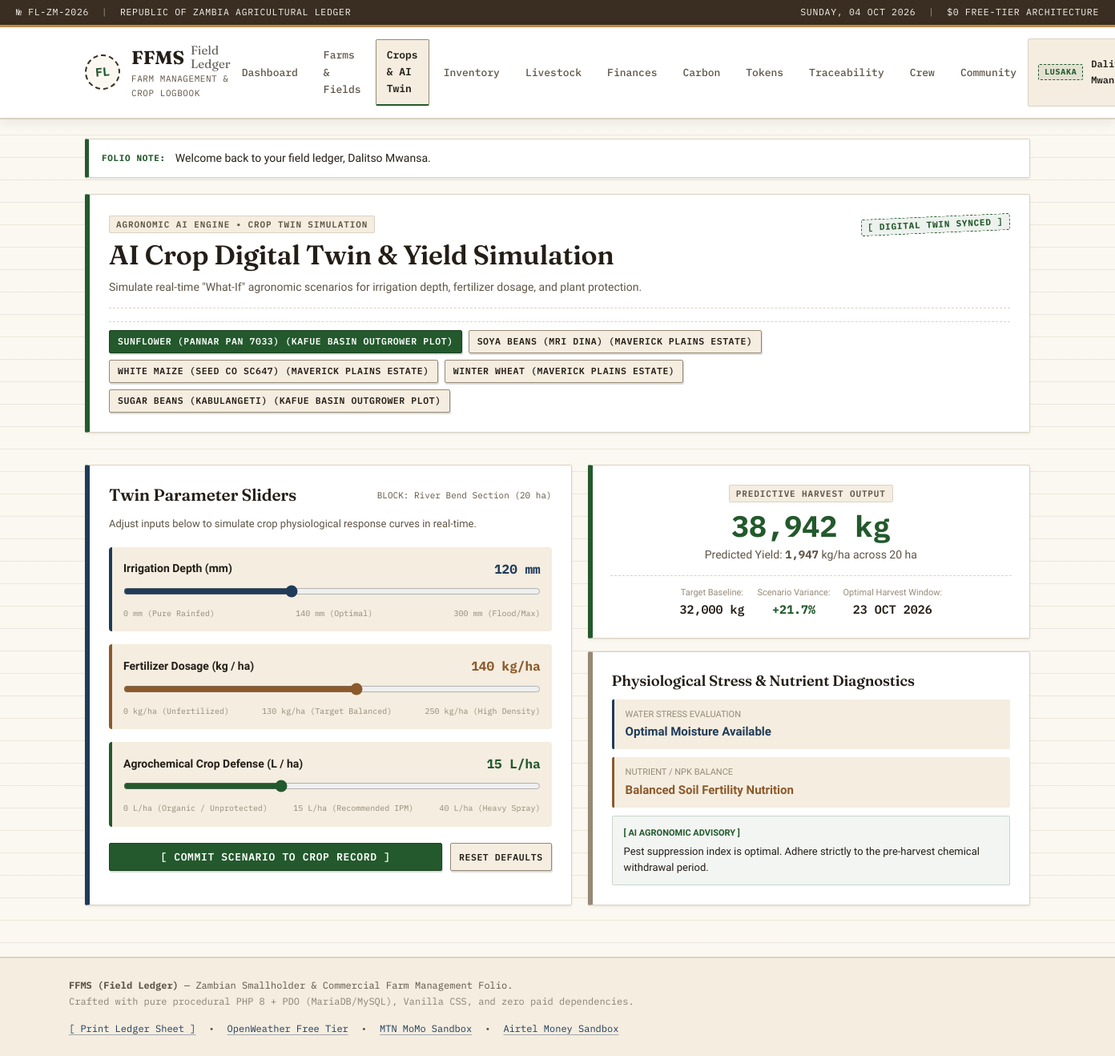
The app's page /ffms/ai_twin.php (signed in) with its own data.
### tables this page shows
CREATE TABLE IF NOT EXISTS `crops` (
    `id` INT AUTO_INCREMENT PRIMARY KEY,
    `farm_id` INT NOT NULL,
    `crop_name` VARCHAR(100) NOT NULL,
    `field_name` VARCHAR(100) NULL,
    `area_hectares` DECIMAL(10,2) NOT NULL DEFAULT 0.00,
    `planting_date` DATE NULL,
    `expected_harvest_date` DATE NULL,
    `actual_harvest_date` DATE NULL,
    `status` ENUM('planned', 'growing', 'harvested', 'failed') NOT NULL DEFAULT 'planned',
    `expected_yield_kg` DECIMAL(12,2) DEFAULT 0.00,
    `actual_yield_kg` DECIMAL(12,2) DEFAULT 0.00,
    `notes` TEXT NULL,
    `created_at` TIMESTAMP DEFAULT CURRENT_TIMESTAMP,
    CONSTRAINT `fk_crops_farm` FOREIGN KEY (`farm_id`) REFERENCES `farms`(`id`) ON DELETE CASCADE
);

CREATE TABLE IF NOT EXISTS `farms` (
    `id` INT AUTO_INCREMENT PRIMARY KEY,
    `user_id` INT NOT NULL,
    `farm_name` VARCHAR(150) NOT NULL,
    `location` VARCHAR(150) NOT NULL,
    `weather_city` VARCHAR(100) NULL,
    `size_hectares` DECIMAL(10,2) NOT NULL DEFAULT 0.00,
    `farm_type` ENUM('crop', 'livestock', 'mixed') NOT NULL DEFAULT 'mixed',
    `notes` TEXT NULL,
    `created_at` TIMESTAMP DEFAULT CURRENT_TIMESTAMP,
    CONSTRAINT `fk_farms_user` FOREIGN KEY (`user_id`) REFERENCES `users`(`id`) ON DELETE CASCADE
);

### ffms/ai_twin.php (the view, shortened to what this page needs)
<?php
require_once __DIR__ . '/includes/auth.php';
require_once __DIR__ . '/includes/helpers.php';
$user = current_user();
$user_id = $user['id'];
function run_twin_simulation(array $crop, float $irrigation_mm, float $fertilizer_kg_ha, float $pesticide_l_ha): array {
    $crop_name = strtolower($crop['crop_name']);
    $area_ha   = max(0.1, (float)$crop['area_hectares']);
    $base_yield_kg_ha = 6000.0;
    if (str_contains($crop_name, 'soya')) {
        $base_yield_kg_ha = 2500.0;
    } elseif (str_contains($crop_name, 'wheat')) {
        $base_yield_kg_ha = 7000.0;
    } elseif (str_contains($crop_name, 'sunflower')) {
        $base_yield_kg_ha = 1600.0;
    } elseif (str_contains($crop_name, 'bean')) {
        $base_yield_kg_ha = 1400.0;
    }
    $water_ratio = $irrigation_mm / 140.0;
    if ($water_ratio < 0.3) {
        $water_factor = 0.65;
        $water_stress = 'High Deficit / Moisture Stress';
    } elseif ($water_ratio <= 1.2) {
        $water_factor = 0.85 + (0.35 * ($water_ratio / 1.2));
        $water_stress = 'Optimal Moisture Available';
    } else {
        $water_factor = 1.20 - (0.15 * ($water_ratio - 1.2));
        $water_stress = 'Excessive Irrigation / Waterlogging Risk';
    }
    $fert_ratio = $fertilizer_kg_ha / 130.0;
    if ($fert_ratio < 0.4) {
        $fert_factor = 0.70;
        $nutrient_status = 'Severe Nitrogen & Phosphate Deficiency';
    } elseif ($fert_ratio <= 1.3) {
        $fert_factor = 0.80 + (0.35 * ($fert_ratio / 1.3));
        $nutrient_status = 'Balanced Soil Fertility Nutrition';
    } else {
        $fert_factor = 1.15;
        $nutrient_status = 'Luxury Consumption / Leaching Risk';
    }
    $pest_factor = 0.88 + min(0.18, ($pesticide_l_ha / 20.0) * 0.18);
    $simulated_yield_kg_ha = round($base_yield_kg_ha * $water_factor * $fert_factor * $pest_factor, 1);
    $total_predicted_yield_kg = round($simulated_yield_kg_ha * $area_ha, 0);
    $recommendations = [];
    if ($pesticide_l_ha < 10) {
        $recommendations[] = "Scouting frequency should be increased to 2x weekly for Fall Armyworm and cutworm presence.";
    } else {
        $recommendations[] = "Pest suppression index is optimal. Adhere strictly to the pre-harvest chemical withdrawal period.";
    }
    $days_to_harvest = max(14, 45 - (int)round(($irrigation_mm + $fertilizer_kg_ha) / 10));
    $harvest_date = date('Y-m-d', strtotime("+{$days_to_harvest} days"));
    return [
        'yield_kg_ha'               => $simulated_yield_kg_ha,
        'total_yield_kg'            => $total_predicted_yield_kg,
        'water_stress'              => $water_stress,
        'nutrient_status'           => $nutrient_status,
        'optimal_harvest_date'      => $harvest_date,
        'recommendation'            => implode(" ", $recommendations),
        'irrigation_mm'             => $irrigation_mm,
        'fertilizer_kg_ha'          => $fertilizer_kg_ha,
        'pesticide_l_ha'            => $pesticide_l_ha,
        'simulated_at'              => date('Y-m-d H:i:s')
    ];
}
$stmt_crops = $pdo->prepare('
    SELECT c.*, f.farm_name
    FROM crops c
    JOIN farms f ON c.farm_id = f.id
    WHERE f.user_id = ?
    ORDER BY c.status = "growing" DESC, c.planting_date DESC
');
$stmt_crops->execute([$user_id]);
$crops = $stmt_crops->fetchAll();
$active_crop_id = isset($_GET['crop_id']) ? (int)$_GET['crop_id'] : ($crops[0]['id'] ?? 0);
$active_crop = null;
foreach ($crops as $c) {
    if ($c['id'] === $active_crop_id) {
        $active_crop = $c;
        break;
    }
}
$existing_twin = [];
$current_irrigation = (float)($existing_twin['irrigation_mm'] ?? 120.0);
$current_fertilizer = (float)($existing_twin['fertilizer_kg_ha'] ?? 140.0);
$current_pesticide  = (float)($existing_twin['pesticide_l_ha'] ?? 15.0);
$simulation = run_twin_simulation($active_crop, $current_irrigation, $current_fertilizer, $current_pesticide);
include __DIR__ . '/includes/header.php';
?>
<div class="ledger-wrapper">
    <div class="ledger-card border-green">
        <div class="card-header-ruled">
            <div>
                <span class="folio-tag">AGRONOMIC AI ENGINE &bull; CROP TWIN SIMULATION</span>
                <h1 style="margin-top: 6px;">AI Crop Digital Twin &amp; Yield Simulation</h1>
                <p style="color: var(--ink-muted); margin-bottom: 0; font-size: 14px;">
                    Simulate real-time "What-If" agronomic scenarios for irrigation depth, fertilizer dosage, and plant protection.
                </p>
            </div>
            <div style="text-align: right;">
                <span class="stamp-badge stamp-green">[ DIGITAL TWIN SYNCED ]</span>
            </div>
        </div>
        <div style="display: flex; gap: 8px; flex-wrap: wrap; margin-top: 14px; padding-top: 10px; border-top: 1px dashed var(--border-rule);">
            <?php foreach ($crops as $c): ?>
            <a href="ai_twin.php?crop_id=<?php echo (int)$c['id']; ?>" class="ledger-btn ledger-btn-sm <?php echo ($c['id'] == $active_crop_id) ? 'ledger-btn-primary' : ''; ?>">
                <?php echo sanitize($c['crop_name']); ?> (<?php echo sanitize($c['farm_name']); ?>)
            </a>
            <?php endforeach; ?>
        </div>
    </div>
    <div style="display: grid; grid-template-columns: 1.1fr 1fr; gap: 20px; margin-top: 16px;">
        <div class="ledger-card border-navy">
            <div style="display: flex; justify-content: space-between; align-items: center; margin-bottom: 12px;">
                <h2 style="font-size: 1.3rem; margin-bottom: 0;">Twin Parameter Sliders</h2>
                <span class="mono" style="font-size: 11px; color: var(--ink-muted);">BLOCK: <?php echo sanitize($active_crop['field_name'] ?: 'Block A'); ?> (<?php echo format_qty($active_crop['area_hectares']); ?> ha)</span>
            </div>
            <p style="font-size: 13px; color: var(--ink-muted); margin-bottom: 18px;">
                Adjust inputs below to simulate crop physiological response curves in real-time.
            </p>
            <form method="POST" action="ai_twin.php?crop_id=<?php echo $active_crop_id; ?>" id="twinForm">
                <div style="background: var(--paper-subtle); padding: 14px; border-radius: 4px; border-left: 4px solid var(--stamp-navy); margin-bottom: 16px;">
                    <div style="display: flex; justify-content: space-between; align-items: center; margin-bottom: 6px;">
                        <label for="irrigationRange" style="font-weight: 600; font-size: 14px; margin-bottom: 0;">
                            Irrigation Depth (mm)
                        </label>
                        <span class="mono" id="irrigationVal" style="font-weight: 700; font-size: 16px; color: var(--stamp-navy);">
                            <?php echo (int)$current_irrigation; ?> mm
                        </span>
                    </div>
                    <input type="range" name="irrigation_mm" id="irrigationRange" min="0" max="300" step="5"
                           value="<?php echo (int)$current_irrigation; ?>" style="width: 100%; accent-color: var(--stamp-navy); cursor: pointer;">
                    <div style="display: flex; justify-content: space-between; font-size: 10px; color: var(--ink-faint); margin-top: 4px;" class="mono">
                        <span>0 mm (Pure Rainfed)</span>
                        <span>140 mm (Optimal)</span>
                        <span>300 mm (Flood/Max)</span>
                    </div>
                </div>
                <div style="background: var(--paper-subtle); padding: 14px; border-radius: 4px; border-left: 4px solid var(--stamp-ochre); margin-bottom: 16px;">
                    <div style="display: flex; justify-content: space-between; align-items: center; margin-bottom: 6px;">
                        <label for="fertilizerRange" style="font-weight: 600; font-size: 14px; margin-bottom: 0;">
                            Fertilizer Dosage (kg / ha)
                        </label>
                        <span class="mono" id="fertilizerVal" style="font-weight: 700; font-size: 16px; color: var(--stamp-ochre);">
                            <?php echo (int)$current_fertilizer; ?> kg/ha
                        </span>
                    </div>
                    <input type="range" name="fertilizer_kg_ha" id="fertilizerRange" min="0" max="250" step="5"
                           value="<?php echo (int)$current_fertilizer; ?>" style="width: 100%; accent-color: var(--stamp-ochre); cursor: pointer;">
                    <div style="display: flex; justify-content: space-between; font-size: 10px; color: var(--ink-faint); margin-top: 4px;" class="mono">
                        <span>0 kg/ha (Unfertilized)</span>
                        <span>130 kg/ha (Target Balanced)</span>
                        <span>250 kg/ha (High Density)</span>
                    </div>
                </div>
                <div style="background: var(--paper-subtle); padding: 14px; border-radius: 4px; border-left: 4px solid var(--stamp-green); margin-bottom: 20px;">
                    <div style="display: flex; justify-content: space-between; align-items: center; margin-bottom: 6px;">
                        <label for="pesticideRange" style="font-weight: 600; font-size: 14px; margin-bottom: 0;">
                            Agrochemical Crop Defense (L / ha)
                        </label>
                        <span class="mono" id="pesticideVal" style="font-weight: 700; font-size: 16px; color: var(--stamp-green);">
                            <?php echo (int)$current_pesticide; ?> L/ha
                        </span>
                    </div>
                    <input type="range" name="pesticide_l_ha" id="pesticideRange" min="0" max="40" step="1"
                           value="<?php echo (int)$current_pesticide; ?>" style="width: 100%; accent-color: var(--stamp-green); cursor: pointer;">
                    <div style="display: flex; justify-content: space-between; font-size: 10px; color: var(--ink-faint); margin-top: 4px;" class="mono">
                        <span>0 L/ha (Organic / Unprotected)</span>
                        <span>15 L/ha (Recommended IPM)</span>
                        <span>40 L/ha (Heavy Spray)</span>
                    </div>
                </div>
                <div style="display: flex; gap: 10px;">
                    <button type="submit" class="ledger-btn ledger-btn-primary" style="flex: 1;">
                        [ COMMIT SCENARIO TO CROP RECORD ]
                    </button>
                    <button type="button" id="resetBtn" class="ledger-btn ledger-btn-sm">
                        Reset Defaults
                    </button>
                </div>
            </form>
        </div>
        <div>
            <div class="ledger-card border-green" style="background: var(--paper-card); text-align: center; padding: 22px;">
                <span class="folio-tag">PREDICTIVE HARVEST OUTPUT</span>
                <div style="margin-top: 8px;">
                    <div class="mono" id="predYieldTotal" style="font-size: 2.3rem; font-weight: 700; color: var(--stamp-green); line-height: 1.1;">
                        <?php echo number_format($simulation['total_yield_kg']); ?> kg
                    </div>
                    <div style="font-size: 14px; color: var(--ink-muted); margin-top: 4px;">
                        Predicted Yield: <strong class="mono" id="predYieldHa"><?php echo number_format($simulation['yield_kg_ha']); ?></strong> kg/ha across <?php echo format_qty($active_crop['area_hectares']); ?> ha
                    </div>
                </div>
                <?php
                    $target_yield = (float)$active_crop['expected_yield_kg'];
                    $diff_yield = $simulation['total_yield_kg'] - $target_yield;
                    $diff_pct = ($target_yield > 0) ? (($diff_yield / $target_yield) * 100) : 0;
                ?>
                <div style="display: flex; justify-content: center; gap: 16px; margin-top: 14px; padding-top: 12px; border-top: 1px dashed var(--border-rule);">
                    <div>
                        <div style="font-size: 11px; color: var(--ink-faint);">Target Baseline:</div>
                        <div class="mono" style="font-weight: 600;"><?php echo number_format($target_yield); ?> kg</div>
                    </div>
                    <div>
                        <div style="font-size: 11px; color: var(--ink-faint);">Scenario Variance:</div>
                        <div class="mono" id="predVariance" style="font-weight: 700; color: <?php echo ($diff_yield >= 0) ? 'var(--stamp-green)' : 'var(--stamp-red)'; ?>;">
                            <?php echo ($diff_yield >= 0 ? '+' : '') . number_format($diff_pct, 1); ?>%
                        </div>
                    </div>
                    <div>
                        <div style="font-size: 11px; color: var(--ink-faint);">Optimal Harvest Window:</div>
                        <div class="mono" id="predHarvestDate" style="font-weight: 600;"><?php echo format_date_mono($simulation['optimal_harvest_date']); ?></div>
                    </div>
                </div>
            </div>
            <div class="ledger-card" style="margin-top: 16px;">
                <h3 style="font-size: 1.15rem; margin-bottom: 12px;">Physiological Stress &amp; Nutrient Diagnostics</h3>
                <div style="display: flex; flex-direction: column; gap: 10px;">
                    <div style="background: var(--paper-subtle); padding: 10px 14px; border-radius: 2px; border-left: 3px solid var(--stamp-navy);">
                        <div style="font-size: 11px; text-transform: uppercase; color: var(--ink-faint);">Water Stress Evaluation</div>
                        <div id="diagWaterStress" style="font-weight: 600; color: var(--stamp-navy);">
                            <?php echo sanitize($simulation['water_stress']); ?>
                        </div>
                    </div>
                    <div style="background: var(--paper-subtle); padding: 10px 14px; border-radius: 2px; border-left: 3px solid var(--stamp-ochre);">
                        <div style="font-size: 11px; text-transform: uppercase; color: var(--ink-faint);">Nutrient / NPK Balance</div>
                        <div id="diagNutrient" style="font-weight: 600; color: var(--stamp-ochre);">
                            <?php echo sanitize($simulation['nutrient_status']); ?>
                        </div>
                    </div>
                    <div style="background: rgba(35, 89, 44, 0.06); padding: 12px 14px; border: 1px solid rgba(35, 89, 44, 0.2); border-radius: 2px;">
                        <div style="font-size: 11px; text-transform: uppercase; font-weight: 700; color: var(--stamp-green); margin-bottom: 4px;">
                            [ AI AGRONOMIC ADVISORY ]
                        </div>
                        <p id="diagAdvisory" style="font-size: 13px; color: var(--ink-primary); line-height: 1.5; margin-bottom: 0;">
                            <?php echo sanitize($simulation['recommendation']); ?>
                        </p>
                    </div>
                </div>
            </div>
        </div>
    </div>
</div>
<?php include __DIR__ . '/includes/footer.php'; ?>

### records on screen
crops: crop_name "SUNFLOWER (PANNAR PAN 7033)", farm.farm_name "KAFUE BASIN OUTGROWER PLOT", field_name "River Bend Section", area_hectares "20", crop_name+area_hectares "38,942", crop_name+area_hectares "1,947", expected_yield_kg "32,000", diff_pct "21.7", format_date_mono($simulation['optimal_harvest_date']) "23 OCT 2026", crop_name+area_hectares "Optimal Moisture Available", crop_name+area_hectares "Balanced Soil Fertility Nutrition", crop_name+area_hectares "Pest suppression index is optimal. Adhere strictly to the pre-harvest chemical withdrawal period."
crops: crop_name "SOYA BEANS (MRI DINA)", farm.farm_name "MAVERICK PLAINS ESTATE"
crops: crop_name "WHITE MAIZE (SEED CO SC647)", farm.farm_name "MAVERICK PLAINS ESTATE"
crops: crop_name "WINTER WHEAT", farm.farm_name "MAVERICK PLAINS ESTATE"
crops: crop_name "SUGAR BEANS (KABULANGETI)", farm.farm_name "KAFUE BASIN OUTGROWER PLOT"

### other values on screen
$user['location_district'] "LUSAKA"
$f['message'] "Welcome back to your field ledger, Dalitso Mwansa."
$current_irrigation "120"
$current_fertilizer "140"
$current_pesticide "15"
